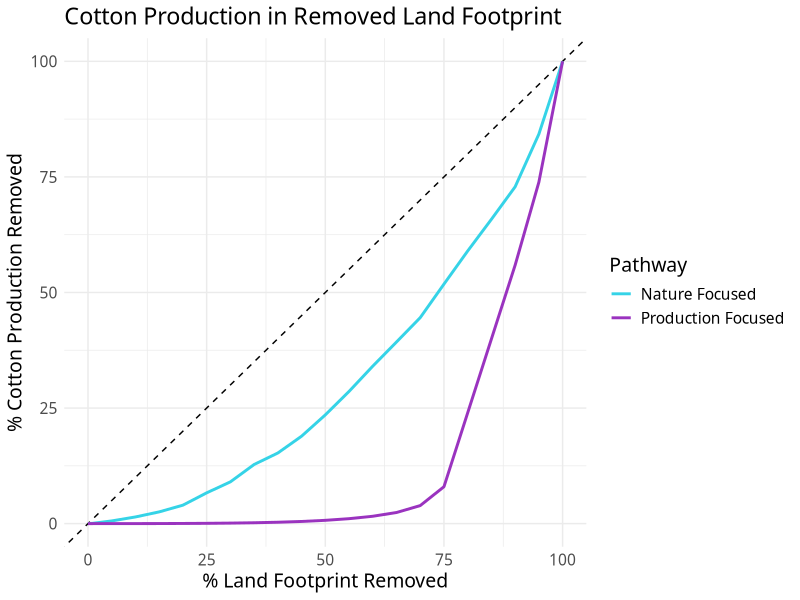
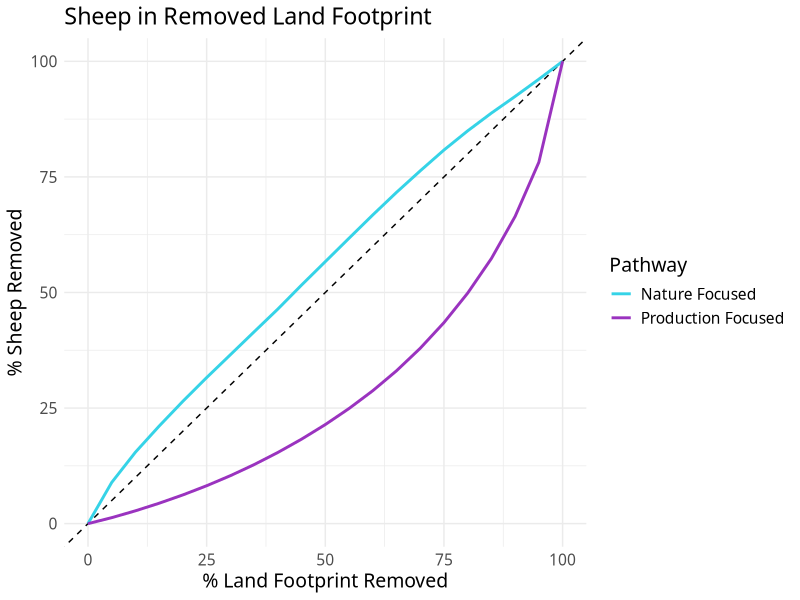
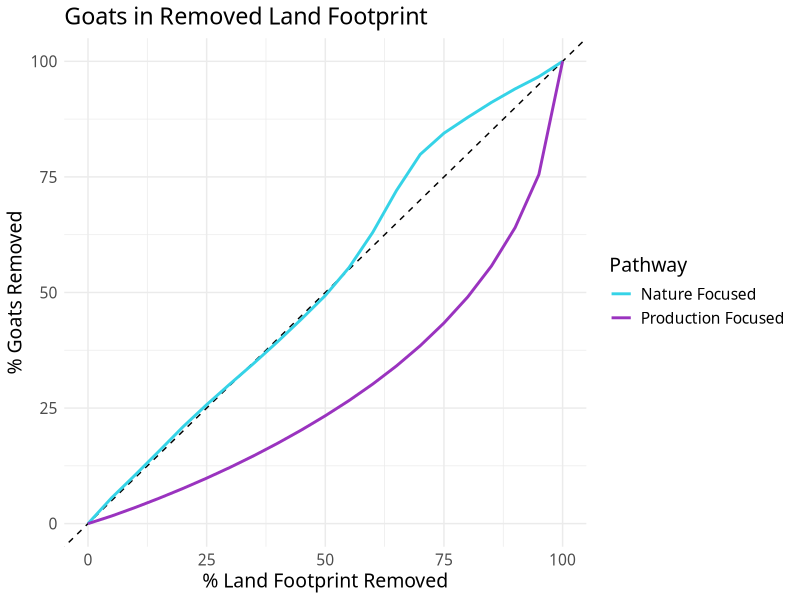

Write R code to recreate these figures, in order.
# Production Overlaps

library(tidyverse)
library(Matrix)
library(terra)
library(sf)
library(rnaturalearth)
library(tools)
library(scales)

# Cotton

Cotton_ProductionOverlap <- read_csv("Cotton_ProductionOverlap.csv")

Cotton_ProductionOverlap$cotton_kg_pct <- 100*(Cotton_ProductionOverlap$cotton_kg / 5.148972e+07)

ggplot(Cotton_ProductionOverlap, aes(x = pct, y = cotton_kg_pct, color = nature)) +
  geom_abline(intercept = 0, slope = 1, linetype = 2) +
  scale_colour_manual(values = c("#35D3E7", "#9A33BF"), name = "Pathway",
                      labels = c("Nature Focused", "Production Focused")) +
  theme_minimal() + 
  theme(text = element_text(family = "Corbel", size = 14)) +
  labs(x = "% Land Footprint Removed", title = "Cotton Production in Removed Land Footprint", y = "% Cotton Production Removed") +
  scale_y_continuous(labels = scales::comma) +
  geom_line(size = 1)

# Wool Sheep

Wool_SheepOverlap <- read_csv("Wool_SheepOverlap.csv")
Wool_SheepOverlap$sheep_heads_pct <- 100* (Wool_SheepOverlap$sheep_hds /5044846.72)

ggplot(Wool_SheepOverlap, aes(x = pct, y = sheep_heads_pct, color = nature)) +
  geom_abline(intercept = 0, slope = 1, linetype = 2) +
  scale_colour_manual(values = c("#35D3E7", "#9A33BF"), name = "Pathway",
                      labels = c("Nature Focused", "Production Focused")) +
  theme_minimal() + 
  theme(text = element_text(family = "Corbel", size = 14)) +
  labs(x = "% Land Footprint Removed", title = "Sheep in Removed Land Footprint", y = "% Sheep Removed") +
  scale_y_continuous(labels = scales::comma) +
  geom_line(size = 1)

# Cashmere Goats

Cshmr_GoatOverlap <- read_csv("Cashmere_GoatOverlap.csv")
Cshmr_GoatOverlap$goat_hds_pct <- 100 * (Cshmr_GoatOverlap$goat_hds / 1343837.52)


ggplot(Cshmr_GoatOverlap, aes(x = pct, y = goat_hds_pct, color = nature)) +
  #geom_point() +
  geom_abline(intercept = 0, slope = 1, linetype = 2) +
  scale_colour_manual(values = c("#35D3E7", "#9A33BF"), name = "Pathway",
                      labels = c("Nature Focused", "Production Focused", "Identity")) +
  scale_linetype_manual(values = c("Identity Line" = "dotted")) + 
  labs(linetype = "Line Type") + 
  theme_minimal() + 
  theme(text = element_text(family = "Corbel", size = 14)) +
  labs(x = "% Land Footprint Removed", title = "Goats in Removed Land Footprint", y = "% Goats Removed") +
  scale_y_continuous(labels = scales::comma) +
  geom_line(size = 1)
